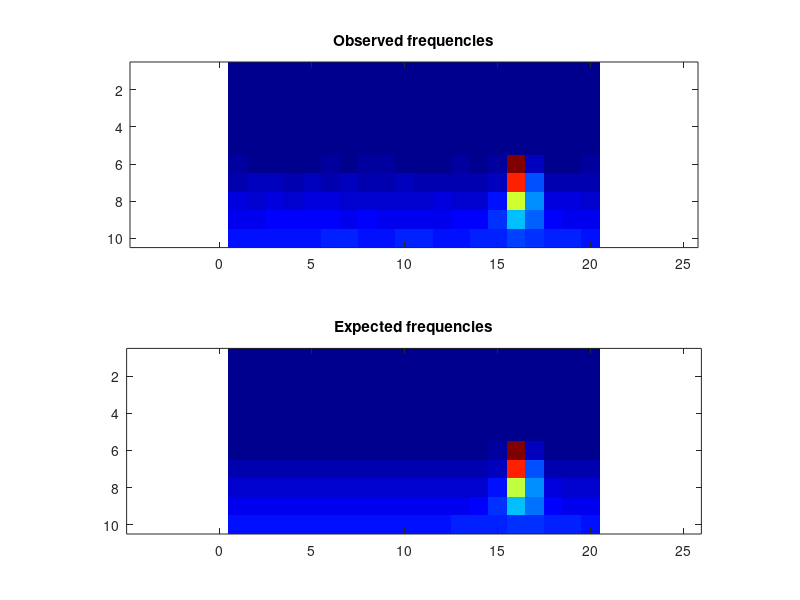

MATLAB code for this plot:
obsFrequencies = [ 0, 0, 0, 0, 0, 0, 0, 0, 0, 0, 0, 0, 0, 0, 0, 0, 0, 0, 0, 0; 0, 0, 0, 0, 0, 0, 0, 0, 0, 0, 0, 0, 0, 0, 0, 0, 0, 0, 0, 0; 0, 0, 0, 0, 0, 0, 0, 0, 0, 0, 0, 0, 0, 0, 0, 0, 0, 0, 0, 0; 0, 0, 0, 0, 0, 0, 0, 0, 0, 0, 0, 0, 0, 0, 0, 0, 0, 0, 0, 0; 0, 0, 0, 0, 0, 0, 0, 0, 0, 0, 0, 0, 0, 0, 0, 0, 0, 0, 0, 0; 1244, 1149, 1178, 1186, 1192, 1225, 1203, 1225, 1219, 1199, 1201, 1196, 1207, 1203, 1271, 77036, 3715, 1159, 1194, 1222; 3517, 3642, 3616, 3597, 3712, 3560, 3681, 3517, 3577, 3642, 3581, 3547, 3581, 3545, 4403, 64738, 14742, 3575, 3597, 3596; 6056, 6003, 6114, 5997, 6114, 6080, 6003, 5933, 5874, 5902, 5950, 6078, 5942, 6000, 9849, 43369, 20156, 6160, 6030, 5950; 8296, 8247, 8442, 8478, 8428, 8452, 8371, 8513, 8389, 8398, 8420, 8424, 8497, 8647, 12476, 23578, 16827, 9145, 8204, 8417; 10748, 10689, 10735, 10690, 10783, 10853, 10877, 10723, 10828, 10855, 10854, 10789, 10765, 11020, 12023, 13357, 12624, 11243, 11005, 10779 ];
expFrequencies = [ 0, 0, 0, 0, 0, 0, 0, 0, 0, 0, 0, 0, 0, 0, 0, 0, 0, 0, 0, 0; 0, 0, 0, 0, 0, 0, 0, 0, 0, 0, 0, 0, 0, 0, 0, 0, 0, 0, 0, 0; 0, 0, 0, 0, 0, 0, 0, 0, 0, 0, 0, 0, 0, 0, 0, 0, 0, 0, 0, 0; 0, 0, 0, 0, 0, 0, 0, 0, 0, 0, 0, 0, 0, 0, 0, 0, 0, 0, 0, 0; 0, 0, 0, 0, 0, 0, 0, 0, 0, 0, 0, 0, 0, 0, 0, 0, 0, 0, 0, 0; 1200, 1200, 1200, 1200, 1200, 1200, 1200, 1200, 1200, 1200, 1200, 1200, 1200, 1200, 1213.21, 77045.9, 3696.44, 1200, 1200, 1200; 3600, 3600, 3600, 3600, 3600, 3600, 3600, 3600, 3600, 3600, 3600, 3600, 3600, 3600.04, 4511.57, 64712, 14909.1, 3603.7, 3600, 3600; 6000, 6000, 6000, 6000, 6000, 6000, 6000, 6000, 6000, 6000, 6000, 6000, 6000.01, 6016.5, 9676.83, 43167.1, 19804.4, 6186.03, 6000.21, 6000; 8400, 8400, 8400, 8400, 8400, 8400, 8400, 8400, 8400, 8400, 8400, 8400.03, 8403.34, 8600.98, 12455.1, 23549, 16904.4, 9175.37, 8418.36, 8400.2; 10802.2, 10801.1, 10800.9, 10800.9, 10800.9, 10800.9, 10800.9, 10800.9, 10800.9, 10801, 10801.5, 10805.2, 10834.7, 11058.6, 12018, 13231.5, 12593.6, 11317.3, 10877.8, 10810.5 ];
colormap(jet);
clf; subplot(2,1,1);
imagesc(obsFrequencies);
title('Observed frequencies');
axis equal;
subplot(2,1,2);
imagesc(expFrequencies);
axis equal;
title('Expected frequencies');
